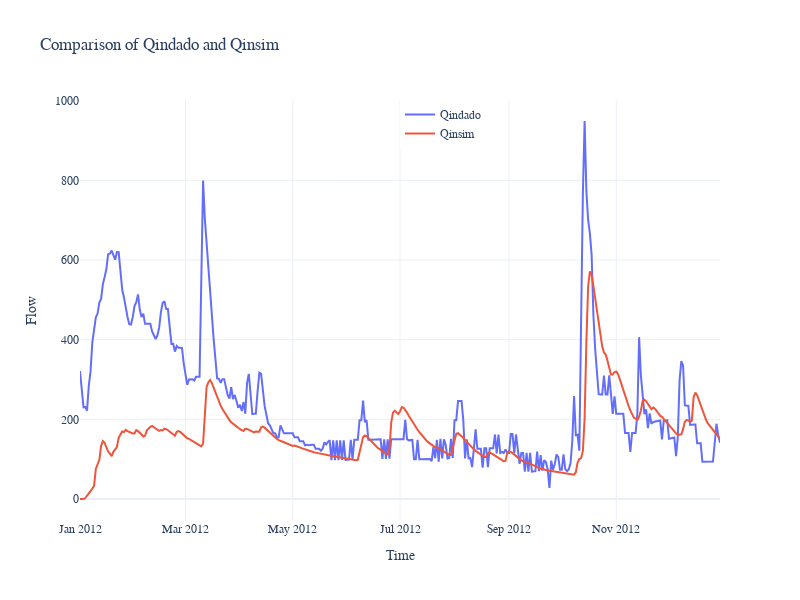

Notebook source saved alongside this figure:
### Code cell
import plotly.graph_objs as go

trace1 = go.Scatter(x=x, y=y1, name='Qindado')
trace2 = go.Scatter(x=x, y=y2, name='Qinsim')

layout = go.Layout(
    title='Comparison of Qindado and Qinsim',
    xaxis=dict(title='Time'),
    yaxis=dict(title='Flow'),
    legend=dict(x=.5, y=1),
    font=dict(family='CMU Serif'),
    width=800,
    height=600
)

fig = go.Figure(data=[trace1, trace2], layout=layout)
fig.show()

### Figure 1 — Plotly figure (JSON) as saved in the notebook; plotly's stock layout.template omitted (floating-point values rounded to 4 significant figures; data arrays with more than 128 entries replaced by an {"elided": "..."} marker saying what was removed)
{"data": [{"name": "Qindado", "type": "scatter", "x": {"elided": "365 str values"}, "y": {"elided": "731 float values"}}, {"name": "Qinsim", "type": "scatter", "x": {"elided": "365 str values"}, "y": {"elided": "731 float values"}}], "layout": {"font": {"family": "CMU Serif"}, "height": 600, "legend": {"x": 0.5, "y": 1}, "title": {"text": "Comparison of Qindado and Qinsim"}, "width": 800, "xaxis": {"title": {"text": "Time"}}, "yaxis": {"title": {"text": "Flow"}}}}
